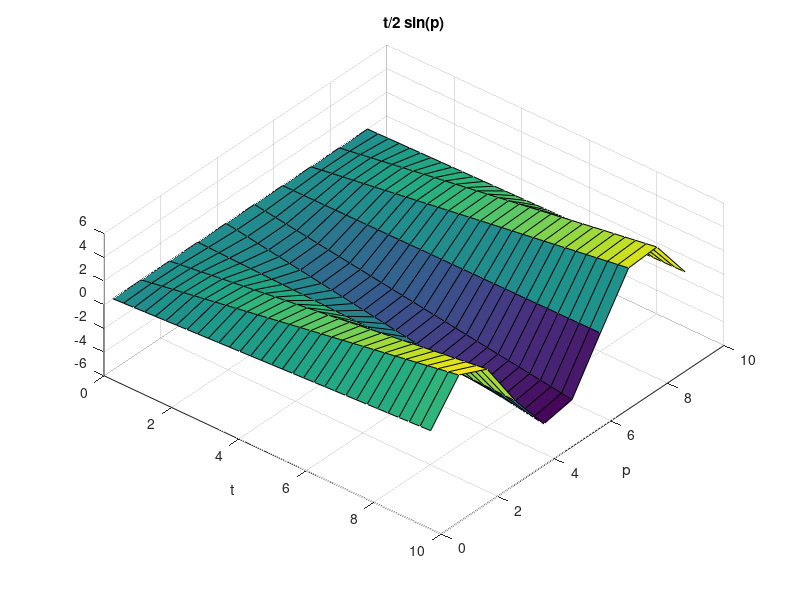

The MATLAB script that drew this image:
[t,p]=meshgrid(0:.1*pi:3*pi, .1*pi:3*pi);
figure, surf(t,p,t/2.*sin(p)), xlabel('t'), ylabel('p'), title('t/2 sin(p)')
view(40,60)
